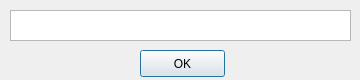
<?xml version="1.0" encoding="UTF-8"?>
<ui version="4.0">
 <class>Dialog</class>
 <widget class="QDialog" name="Dialog">
  <property name="geometry">
   <rect>
    <x>0</x>
    <y>0</y>
    <width>360</width>
    <height>80</height>
   </rect>
  </property>
  <property name="minimumSize">
   <size>
    <width>360</width>
    <height>80</height>
   </size>
  </property>
  <property name="maximumSize">
   <size>
    <width>360</width>
    <height>80</height>
   </size>
  </property>
  <property name="windowTitle">
   <string>Link URL</string>
  </property>
  <widget class="QPushButton" name="okButton">
   <property name="geometry">
    <rect>
     <x>140</x>
     <y>50</y>
     <width>85</width>
     <height>27</height>
    </rect>
   </property>
   <property name="text">
    <string>OK</string>
   </property>
  </widget>
  <widget class="QTextEdit" name="textEdit">
   <property name="geometry">
    <rect>
     <x>10</x>
     <y>10</y>
     <width>341</width>
     <height>31</height>
    </rect>
   </property>
   <property name="readOnly">
    <bool>true</bool>
   </property>
  </widget>
 </widget>
 <resources/>
 <connections/>
</ui>
